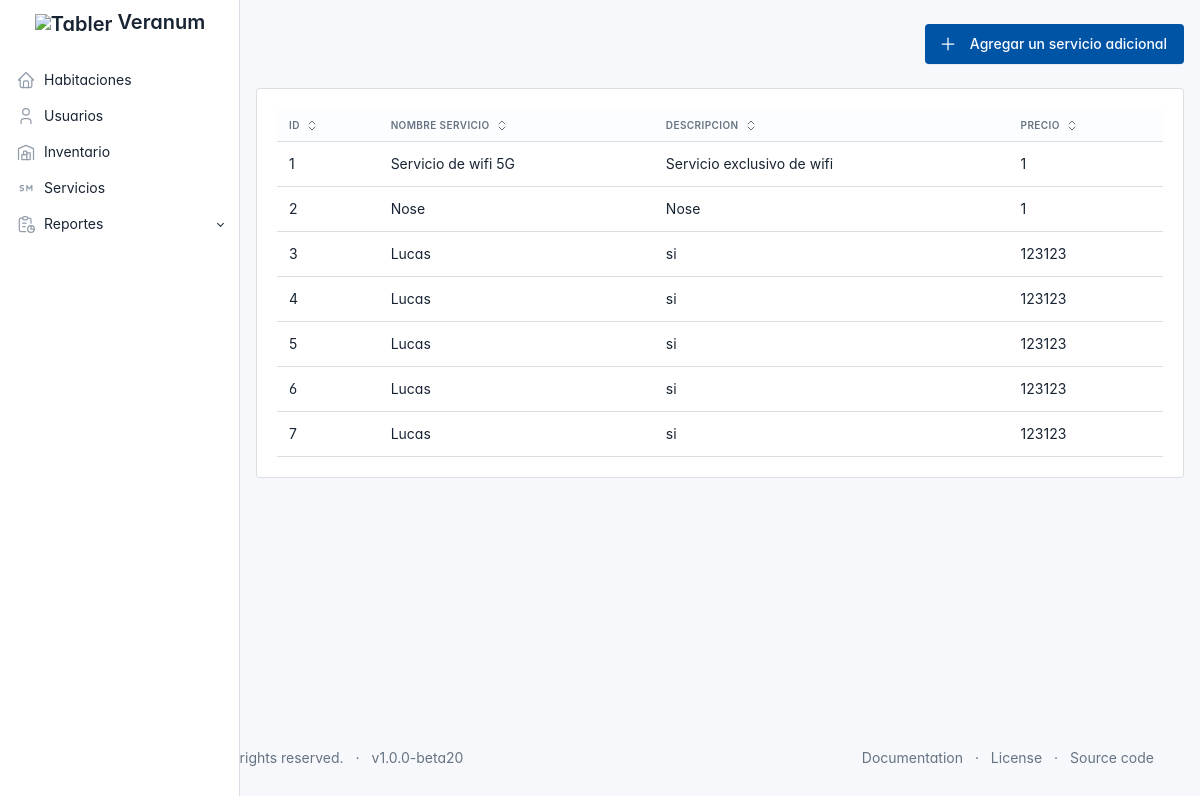
The page /serviciosAd/listarServicioAd/ on the database its author committed.
### core/models.py (models this page shows, shortened)
class RegistroServicioAdicional (models.Model):
        id_servicio = models.AutoField(primary_key=True)
        nombre = models.CharField(max_length=50)
        descripcion = models.CharField(max_length=50)
        precio = models.IntegerField()

### serviciosadicionales/views.py (the view)
# urls.py: path('listarServicioAd/',views.listar_servicios, name='listar_servicios'),
def listar_servicios(request):
    servicioAd = RegistroServicioAdicional.objects.all()
    return render(request, 'servicioAd.html', {'servicioAd': servicioAd})

### serviciosadicionales/templates/servicioad.html (shortened to what this page needs)
{% extends "base.html" %}
{% block content %}
<div class="page-wrapper">
    <div class="page-header d-print-none">
        <div class="container-xl">
            <div class="row g-2 align-items-center">
                <div class="col-auto ms-auto d-print-none">
                    <div class="btn-list">
                        <a href="/serviciosAd/registrarServicioAd/" class="btn btn-primary d-none d-sm-inline-block">
                            <svg xmlns="http://www.w3.org/2000/svg" class="icon" width="24" height="24"
                                viewBox="0 0 24 24" stroke-width="2" stroke="currentColor" fill="none"
                                stroke-linecap="round" stroke-linejoin="round">
                                <path stroke="none" d="M0 0h24v24H0z" fill="none" />
                                <path d="M12 5v14" />
                                <path d="M5 12h14" />
                            </svg>
                            Agregar un servicio adicional
                        </a>
                    </div>
                </div>
            </div>
        </div>
    </div>
    <div class="page-body">
        <div class="container-xl">
            <div class="card">
                <div class="card-body">
                    <div id="table-default" class="table-responsive">
                        <table class="table">
                            <thead>
                                <tr>
                                    <th><button class="table-sort" data-sort="sort-quantity">ID</button></th>
                                    <th><button class="table-sort" data-sort="sort-quantity">Nombre servicio</button>
                                    </th>
                                    <th><button class="table-sort" data-sort="sort-quantity">Descripcion</button></th>
                                    <th><button class="table-sort" data-sort="sort-quantity">Precio</button></th>
                                </tr>
                            </thead>
                            <tbody class="table-tbody">
                                {% for servicio in servicioAd %}
                                <tr>
                                    <td class="sort-quantity">{{ servicio.id_servicio }}</td>
                                    <td class="sort-quantity">{{ servicio.nombre }}</td>
                                    <td class="sort-quantity">{{ servicio.descripcion }}</td>
                                    <td class="sort-quantity">{{ servicio.precio }}</td>
                                </tr>
                                {% endfor %}
                            </tbody>
                        </table>
                    </div>
                </div>
            </div>
        </div>
    </div>
</div>
{% endblock %}

### core/templates/base.html (style rules this page uses)
:root { --tblr-font-sans-serif: 'Inter Var', -apple-system, BlinkMacSystemFont, San Francisco, Segoe UI, Roboto, Helvetica Neue, sans-serif; }
body { font-feature-settings: "cv03", "cv04", "cv11"; }

### rows shown on the page
RegistroServicioAdicional: id_servicio "1", nombre "Servicio de wifi 5G", descripcion "Servicio exclusivo de wifi", precio "1"
RegistroServicioAdicional: id_servicio "2", nombre "Nose", descripcion "Nose", precio "1"
RegistroServicioAdicional: id_servicio "3", nombre "Lucas", descripcion "si", precio "123123"
RegistroServicioAdicional: id_servicio "4", nombre "Lucas", descripcion "si", precio "123123"
RegistroServicioAdicional: id_servicio "5", nombre "Lucas", descripcion "si", precio "123123"
RegistroServicioAdicional: id_servicio "6", nombre "Lucas", descripcion "si", precio "123123"
RegistroServicioAdicional: id_servicio "7", nombre "Lucas", descripcion "si", precio "123123"
